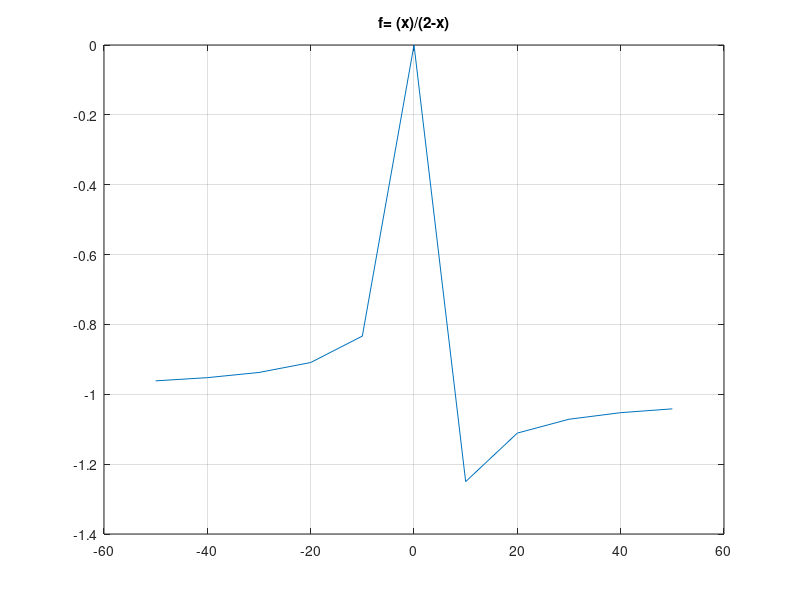

This chart was generated by the following MATLAB code:
% Octave Script
% Title       :Funciones reales
% Description :Script que grafique funciones reales
% Author      :Astrit Lariza Garcia Castillo (LarizaG)
% Date        : 28102021
% Version     :1
% Usage       :octave> /path/funcionnumero3
% Notes       :Requiere octave para usar su linea de comandos

clear
% Funcion real numero 3
% Rango de la funcion
x=-50:10:50;
% Regla de correspondecia (funcion)
fx= x./(2-x)
% Funcion a plotear
plot(x,fx)
grid on;
title (["f= (x)/(2-x)"])
